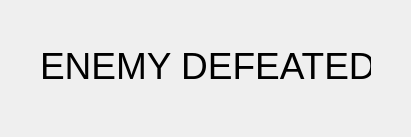
<?xml version="1.0" encoding="UTF-8"?>
<ui version="4.0">
 <class>Win_Screen</class>
 <widget class="QDialog" name="Win_Screen">
  <property name="minimumSize">
   <size>
    <width>390</width>
    <height>137</height>
   </size>
  </property>
  <property name="windowTitle">
   <string>Dialog</string>
  </property>
  <widget class="QLabel" name="label">
   <property name="geometry">
    <rect>
     <x>40</x>
     <y>10</y>
     <width>331</width>
     <height>111</height>
    </rect>
   </property>
   <property name="font">
    <font>
     <pointsize>28</pointsize>
    </font>
   </property>
   <property name="text">
    <string>ENEMY DEFEATED</string>
   </property>
  </widget>
 </widget>
 <resources/>
 <connections/>
</ui>
